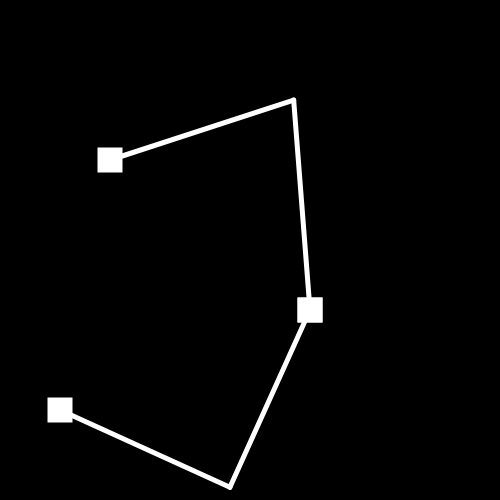
Frame 1 (no input)
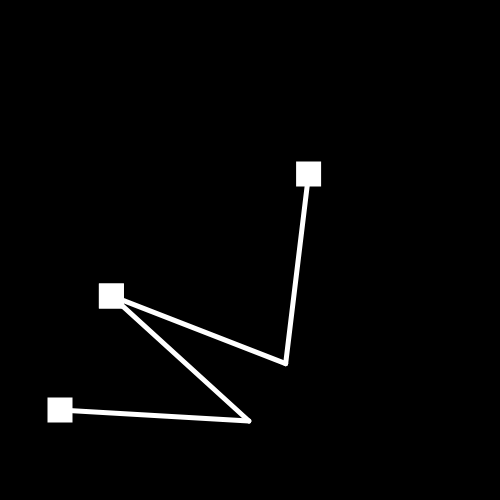
Frame 60 (no input)
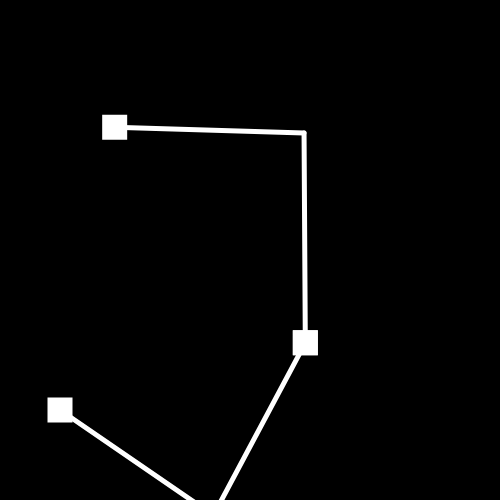
Frame 120 (the mouse pressed at the canvas centre since frame 60)

The p5.js sketch that drew these frames (run headless with seeded random() and noise() and a simulated clock; from frame 60 on, the mouse is pressed at the canvas centre):

// p5.js sketch
// ── sketch.js
var arm1;
var arm2;
var armLength;

function setup(){
	createCanvas(500,500);
	background(0);
	stroke(255);
	strokeWeight(5);
	
	armLength = 200;
	arm1 = new drawArm(100,150);
	arm2 = new drawArm(300,300);
	arm3 = new drawArm(50,400);
}
function draw(){
	background(0);
	
	arm1.hingeStart(arm2);
	arm2.hingeEnd(arm1);
	
	arm2.hingeStart(arm3);
	arm3.hingeEnd(arm2);

	arm1.x+=Math.sin(frameCount/20)*5;
	arm1.y+=Math.cos(frameCount/20)*5;

	arm2.x-=Math.sin(frameCount/20)*5;
	arm2.y-=Math.cos(frameCount/20)*5;


}

function drawArm(x, y){
	this.x = x;
	this.y = y;
	this.hingeX;
	this.hingeY;
}

drawArm.prototype.display = function(){
	rect(this.x,this.y,20,20);
	line(this.x+10,this.y+10,this.hingeX,this.hingeY);
}

function dJoints(armA,armB){
	return dist(armA.x,armA.y,armB.x,armB.y);
}

drawArm.prototype.hingeStart = function(armB){ 
	var dist = dJoints(this,armB);
	var a = (Math.pow(armLength,2)-Math.pow(armLength,2)+Math.pow(dist,2)/(2*dist));
	var h = Math.sqrt(Math.pow(armLength,2)-Math.pow(a,2));

	var px = this.x+a*(armB.x-this.x)/dist;
	var py = this.y+a*(armB.y-this.y)/dist;

	this.hingeX = px+h*(armB.y-this.y)/dist;
	this.hingeY = py-h*(armB.x-this.x)/dist;

	this.display();	
}

drawArm.prototype.hingeEnd = function(armB){ 
	var dist = -dJoints(this,armB);
	var a = (Math.pow(armLength,2)-Math.pow(armLength,2)+Math.pow(dist,2)/(2*dist));
	var h = Math.sqrt(Math.pow(armLength,2)-Math.pow(a,2));

	var px = this.x+a*(armB.x-this.x)/dist;
	var py = this.y+a*(armB.y-this.y)/dist;

	this.hingeX = px+h*(armB.y-this.y)/dist;
	this.hingeY = py-h*(armB.x-this.x)/dist;

	this.display();	
}
